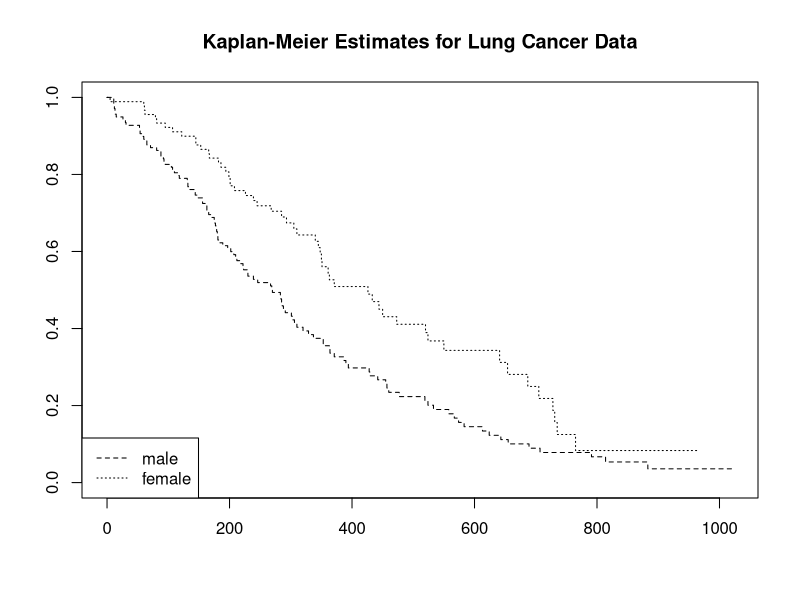
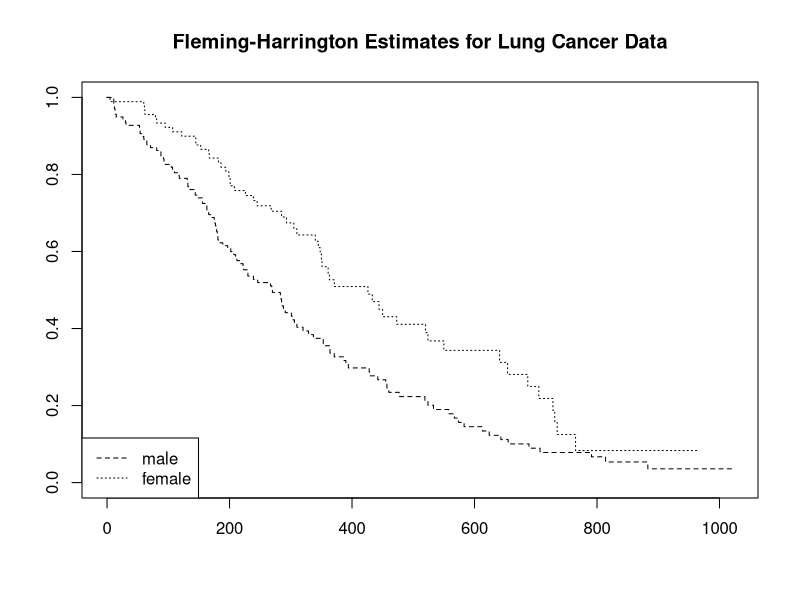

These figures' R source, in order:
## ---- chunk 1
knitr::opts_chunk$set(echo = TRUE)
## ---- chunk 2
library(survival)
data1 = lung
## ---- chunk 3
fit1 <- survfit(Surv(time,status) ~ sex,data = data1)
plot(fit1, lty=2:3,main="Kaplan-Meier Estimates for Lung Cancer Data")
legend("bottomleft",c('male','female'),lty=c(2,3))
## ---- chunk 4
fit2 <- survfit(Surv(time,status) ~ sex,type='fleming-harrington',data = data1)
plot(fit1, lty=2:3,main="Fleming-Harrington Estimates for Lung Cancer Data")
legend("bottomleft",c('male','female'),lty=c(2,3))
## ---- chunk 5
print(fit1)
## ---- chunk 6
print(fit2)
